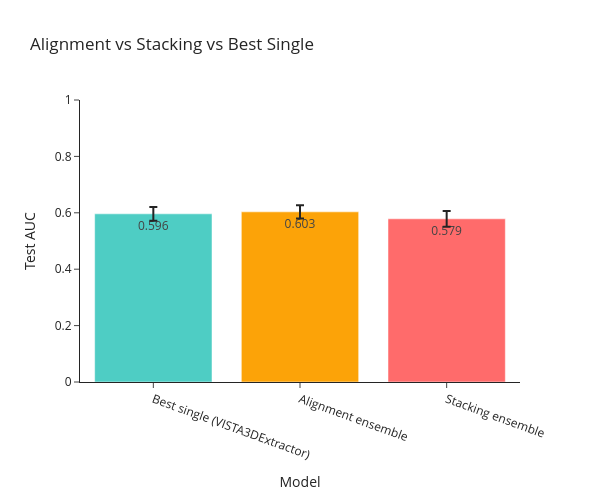

This figure's notebook cell:
### Markdown cell above
## Ensemble Comparison Summary

Visualize alignment ensemble, stacked ensemble, and the best single model in one chart.

### Code cell
# Compare ensembles against best single model
if 'ensemble_mean' not in globals() or 'stacking_mean' not in globals():
    raise RuntimeError("Run alignment and stacking sections first.")

best_single_mean = best_model_score
best_single_name = best_model_name
best_single_ci = 1.96 * np.std(individual_ensemble_scores[best_single_name], ddof=1) / np.sqrt(len(individual_ensemble_scores[best_single_name]))

labels = [f"Best single ({best_single_name})", "Alignment ensemble", "Stacking ensemble"]
means = [best_single_mean, ensemble_mean, stacking_mean]
errors = [best_single_ci, ensemble_ci, stacking_ci]
colors = ['#4ECDC4', '#FCA308', '#FF6B6B']

fig = go.Figure()
fig.add_trace(go.Bar(
    x=labels,
    y=means,
    error_y=dict(type='data', array=errors),
    marker_color=colors,
    text=[f"{m:.3f}" for m in means],
    textposition='auto'
))

fig.update_layout(
    title='Alignment vs Stacking vs Best Single',
    xaxis_title='Model',
    yaxis_title='Test AUC',
    height=500,
    width=600,
    template='simple_white',
    xaxis_tickangle=20
)
fig.update_yaxes(range=[0, 1.0])
fig.show()

print(f"Stacking uplift over best single: {stacking_mean - best_single_mean:+.4f}")
print(f"Stacking uplift over alignment ensemble: {stacking_mean - ensemble_mean:+.4f}")

### Figure 1 — Plotly figure (JSON) as saved in the notebook; plotly's stock layout.template omitted (floating-point values rounded to 4 significant figures)
{"data": [{"error_y": {"array": [0.02468, 0.02366, 0.02805], "type": "data"}, "marker": {"color": ["#4ECDC4", "#FCA308", "#FF6B6B"]}, "text": ["0.596", "0.603", "0.579"], "textposition": "auto", "type": "bar", "x": ["Best single (VISTA3DExtractor)", "Alignment ensemble", "Stacking ensemble"], "y": [0.5963, 0.6034, 0.5787]}], "layout": {"height": 500, "title": {"text": "Alignment vs Stacking vs Best Single"}, "width": 600, "xaxis": {"tickangle": 20, "title": {"text": "Model"}}, "yaxis": {"range": [0, 1], "title": {"text": "Test AUC"}}}}
